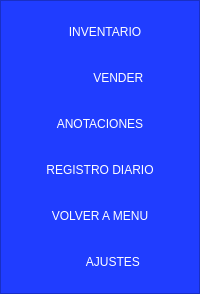
           <widget class="QFrame" name="control_f">
            <property name="minimumSize">
             <size>
              <width>200</width>
              <height>0</height>
             </size>
            </property>
            <property name="maximumSize">
             <size>
              <width>0</width>
              <height>16777215</height>
             </size>
            </property>
            <property name="styleSheet">
             <string notr="true">QPushButton{
background-color:(61,61,61);
border-top-left-radius:20px;
border-bottom-left-radius:20px;
color:rgb(255,255,255);
font:77 10pt &quot;Arial Black&quot;;
}
QPushButton:hover{
background-color:white;
border-top-left-radius:20px;
border-bottom-left-radius:20px;
color:rgb(0,0,0);
font:77 10pt &quot;Arial Black&quot;;
}
QFrame{
background-color: rgb(32, 61, 255);

}</string>
            </property>
            <property name="frameShape">
             <enum>QFrame::StyledPanel</enum>
            </property>
            <property name="frameShadow">
             <enum>QFrame::Raised</enum>
            </property>
            <layout class="QVBoxLayout" name="verticalLayout_3">
             <item>
              <widget class="QPushButton" name="inventory_bt">
               <property name="minimumSize">
                <size>
                 <width>0</width>
                 <height>40</height>
                </size>
               </property>
               <property name="text">
                <string>   INVENTARIO</string>
               </property>
               <property name="icon">
                <iconset>
                 <normaloff>Imagenes/book-10_icon-icons.com_49269.png</normaloff>Imagenes/book-10_icon-icons.com_49269.png</iconset>
               </property>
               <property name="iconSize">
                <size>
                 <width>35</width>
                 <height>35</height>
                </size>
               </property>
              </widget>
             </item>
             <item>
              <widget class="QPushButton" name="sell_prod_bt">
               <property name="minimumSize">
                <size>
                 <width>0</width>
                 <height>40</height>
                </size>
               </property>
               <property name="text">
                <string>           VENDER</string>
               </property>
               <property name="icon">
                <iconset>
                 <normaloff>Imagenes/7087156.png</normaloff>Imagenes/7087156.png</iconset>
               </property>
               <property name="iconSize">
                <size>
                 <width>35</width>
                 <height>35</height>
                </size>
               </property>
              </widget>
             </item>
             <item>
              <widget class="QPushButton" name="anotation_bt">
               <property name="minimumSize">
                <size>
                 <width>0</width>
                 <height>40</height>
                </size>
               </property>
               <property name="text">
                <string>ANOTACIONES</string>
               </property>
               <property name="icon">
                <iconset>
                 <normaloff>Imagenes/1486564394-edit_81508.png</normaloff>Imagenes/1486564394-edit_81508.png</iconset>
               </property>
               <property name="iconSize">
                <size>
                 <width>35</width>
                 <height>35</height>
                </size>
               </property>
              </widget>
             </item>
             <item>
              <widget class="QPushButton" name="regist_bt">
               <property name="minimumSize">
                <size>
                 <width>0</width>
                 <height>40</height>
                </size>
               </property>
               <property name="text">
                <string>REGISTRO DIARIO</string>
               </property>
               <property name="icon">
                <iconset>
                 <normaloff>Imagenes/ic_system_update_tv_128_28839.png</normaloff>Imagenes/ic_system_update_tv_128_28839.png</iconset>
               </property>
               <property name="iconSize">
                <size>
                 <width>30</width>
                 <height>30</height>
                </size>
               </property>
              </widget>
             </item>
             <item>
              <widget class="QPushButton" name="log_out">
               <property name="minimumSize">
                <size>
                 <width>0</width>
                 <height>40</height>
                </size>
               </property>
               <property name="text">
                <string>VOLVER A MENU</string>
               </property>
              </widget>
             </item>
             <item>
              <widget class="QPushButton" name="settings_bt">
               <property name="minimumSize">
                <size>
                 <width>0</width>
                 <height>40</height>
                </size>
               </property>
               <property name="text">
                <string>        AJUSTES</string>
               </property>
               <property name="icon">
                <iconset>
                 <normaloff>Imagenes/1486564402-settings_81520.png</normaloff>Imagenes/1486564402-settings_81520.png</iconset>
               </property>
               <property name="iconSize">
                <size>
                 <width>35</width>
                 <height>35</height>
                </size>
               </property>
              </widget>
             </item>
            </layout>
           </widget>
